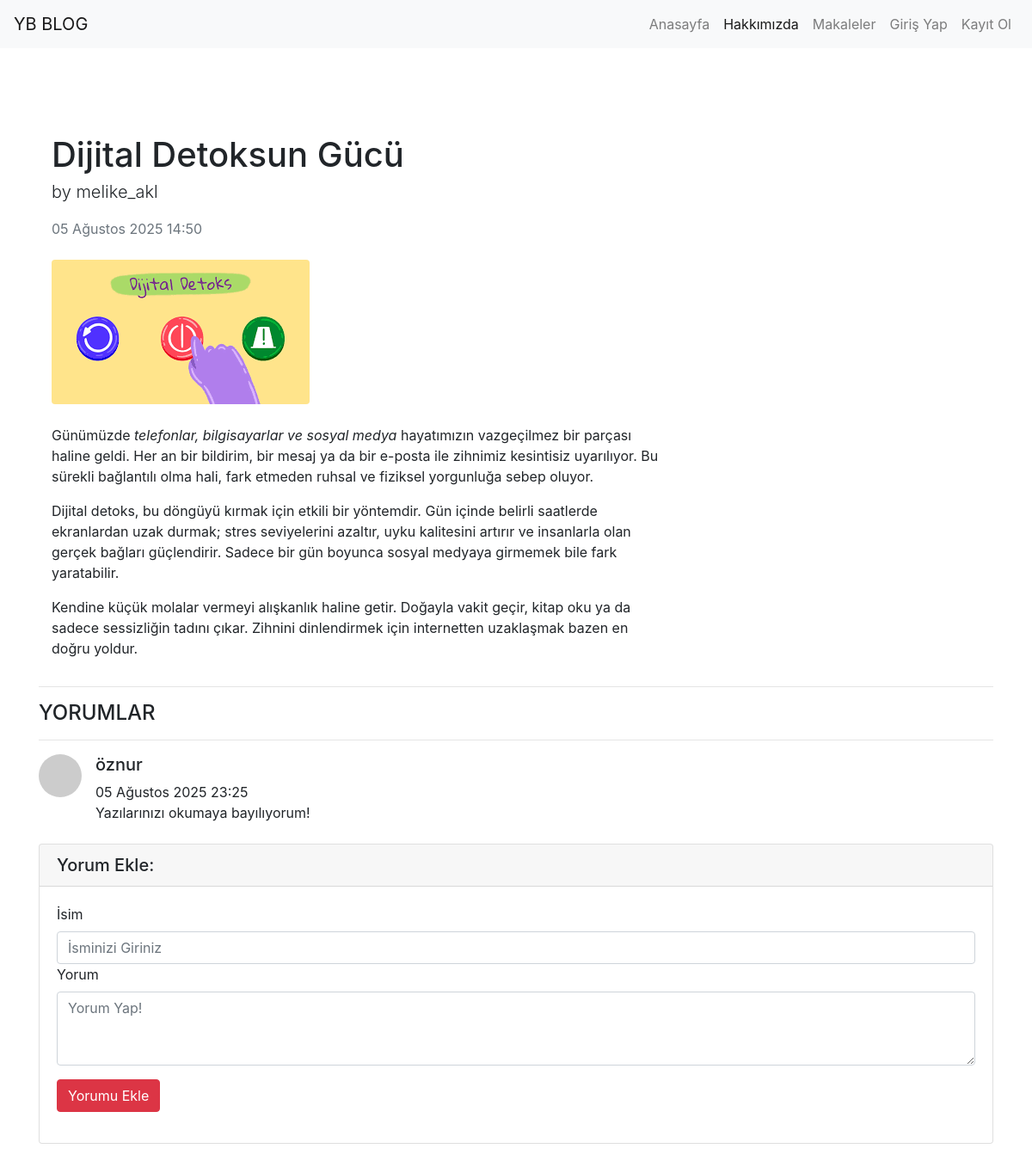
/articles/article/17, run on the app's committed database.
### article/models.py (models this page shows, shortened)
class Article(models.Model):
    author = models.ForeignKey("auth.User", on_delete = models.CASCADE, verbose_name="Yazar") #user tablosunu işaret ediyor, sondaki on_delete parametresi ile silindiğinde ne olacağını belirliyoruz yani kullanıcı silinince makalede silinsin dedik casdacade ile.
    title = models.CharField(max_length=50, verbose_name="Başlık") #makale başlığı, charfield ile karakter sınırlaması koyduk.
    content = RichTextField() #makale içeriği, textfield ile sınırsız karakter yazılabilir.
    created_date = models.DateTimeField(auto_now_add=True, verbose_name="Oluşturulma Tarihi ") #makale oluşturulma tarihi, otomatik olarak eklenir. auto_now_add ile makale ilk oluşturulduğunda tarih eklenir.
    article_image = models.FileField(blank = True, null = True, verbose_name="Makale Resmi") #makale resmi, filefield ile dosya yüklenebilir. blank ve null ile boş bırakılabilir.
    class Meta:  # Meta sınıfı, modelin meta verilerini tanımlar.
        ordering = ['-created_date'] #başına eksi eklersek en son yazılan yorum ilk gösterilir

class Comment(models.Model):
    article = models.ForeignKey(Article, on_delete=models.CASCADE, verbose_name="Makale", related_name="comments") #makale ile ilişkilendirildi, makale silinirse yorum da silinir.
    comment_author = models.CharField(max_length=50, verbose_name="İsim") #yorum yapan kişinin adı
    comment_content = models.CharField(max_length=200, verbose_name="Yorum") #yorum içeriği
    comment_date = models.DateTimeField(auto_now_add=True, verbose_name="Yorum Tarihi") #y
    class Meta:  # Meta sınıfı, modelin meta verilerini tanımlar.
        ordering = ['-comment_date']

### article/views.py (the view)
# urls.py: path('article/<int:id>', views.detail, name="detail"),
def detail(request, id): #dinamik url parametresi
    article = get_object_or_404(Article, id=id)  # Veritabanından id'si verilen makaleyi alır. Eğer makale bulunamazsa 404 sayfası gösterir. Model ve sorgu giricek parantez içine
    comments = article.comments.all()  # İlgili makalenin yorumlarını alır. modeldeki related_name ile ilişkilendirilmiş yorumları alır.
    return render(request, 'detail.html', {"article":article, "comments":comments})  # detail.html dosyasını templates klasöründe arar ve ordakini gösterir.

### templates/detail.html (shortened to what this page needs)
{% extends "layout.html" %}
{% block body %}
<div class="container mt-5">
            <div class="row">
                <div class="col-lg-8">
                    <article>
                        <header class="mb-4">
                            <h1 class="fw-bolder mb-1">{{article.title}}</h1>
                            <p class="lead">by {{article.author.username}}</p>
                            <div class="text-muted fst-italic mb-2">{{article.created_date}}</div>
                        </header>
                        {% if article.article_image %}
                        <figure class="mb-4"><img class="img-fluid rounded" src="{{article.article_image.url}}" alt="..." /></figure>
                        {% endif %}
                        <p class="lead">
                           {{article.content|safe}}
                        </p>
                    </article>
                </div>
            </div>
        </div>
        <hr>
        <h4>YORUMLAR</h4>
        <hr>
        {% if comments %}
        {% for comment in comments %}
           <div class= "media mb-4">
               <img class="d-flex mr-3 rounded-circle" src="https://via.placeholder.com/50" alt="">
                <div class="media-body">
                    <h5 class="mt-0">{{comment.comment_author}}</h5>
                    {{comment.comment_date}} <br>
                    {{comment.comment_content}}
                </div>
            </div>
        {% endfor %}
        {% else %}
        <div class="alert alert-danger">
            Bu makaleye henüz yorum yapılmamış. İlk yorumu yapan siz olun.
        {% endif %}
        <section class="card my-4">
            <h5 class= "card-header">Yorum Ekle:</h5>
                <div class="card-body">
                    <form method="post" action = "{% url 'article:comment' article.id %}">
                        <div class="form-group">
                            <label for="formGroupExampleInput">İsim</label>
                            <input name="comment_author" type="text" class="form-control" id="formGroupExampleInput" placeholder="İsminizi Giriniz">
                        <div class= "form-group">
                            <label for="formGroupExampleInput">Yorum</label>
                            <textarea name="comment_content" class="form-control" rows="3" placeholder="Yorum Yap!"></textarea></form>
                        </div>
                        <button type="submit" class="btn btn-danger">Yorumu Ekle</button>
                </div>
{% endblock body %}

### data on the page
Article: title "Dijital Detoksun Gücü", author.username "melike_akl", created_date "05 Ağustos 2025 14:50", article_image (picture), content "Günümüzde telefonlar, bilgisayarlar ve sosyal medya hayatımızın vazgeçilmez bir parçası haline geldi. Her an bir bildirim, bir mesaj ya da bir e-posta ile zihnimiz kesintisiz uyarılıyor. Bu sürekli bağlantılı olma hali, fark etmeden ruhsal ve fiziksel yorgunluğa sebep oluyor. Dijital detoks, bu döngüyü kırmak için etkili bir yöntemdir. Gün içinde belirli saatlerde ekranlardan uzak durmak; stres seviyelerini azaltır, uyku kalitesini artırır ve insanlarla olan gerçek bağları güçlendirir. Sadece bir gün boyunca sosyal medyaya girmemek bile fark yaratabilir. Kendine küçük molalar vermeyi alışkanlık haline getir. Doğayla vakit geçir, kitap oku ya da sadece sessizliğin tadını çıkar. Zihnini…"
Comment: comment_author "öznur", comment_date "05 Ağustos 2025 23:25", comment_content "Yazılarınızı okumaya bayılıyorum!"
